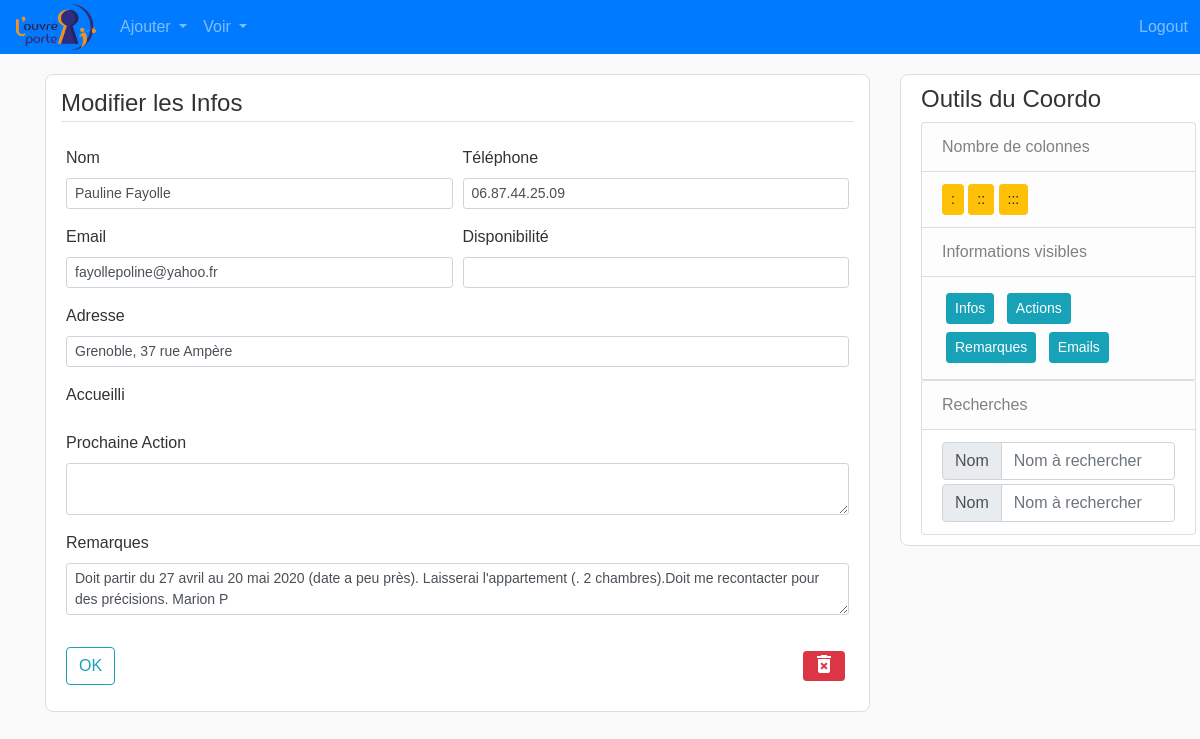
The page /accueillant/8 (signed in) on the database its author committed.
### flask_app/models.py (models this page shows, shortened)
class Accueillant(db.Model):
    __tablename__ = 'accueillants'
    id = db.Column(db.Integer, primary_key=True)
    disponibilite = db.Column(db.String(120), unique=False, nullable=True)
    nom = db.Column(db.String(120), unique=True, nullable=False)
    tel = db.Column(db.String(120), unique=False, nullable=True)
    adresse = db.Column(db.String(120), unique=False, nullable=True)
    email = db.Column(db.String(120), unique=False, nullable=True)
    next_action = db.Column(db.Text, unique=False, nullable=True)
    remarques = db.Column(db.Text, unique=False, nullable=True)
    accueillis = db.relationship("Accueilli",
                                 secondary='accueils',
                                 backref=db.backref('accueillants'))

### flask_app/accueillants/routes.py (the view)
@accueillants.route('/accueillant/<int:acc_id>', methods=['GET', 'POST'])
@login_required
def update_accueillant(acc_id):
    acc = Accueillant.query.get_or_404(acc_id)
    form = AccueillantInfoForm()
    accueillis = Accueilli.query.all()
    if form.validate_on_submit():
        acc.nom = form.nom.data
        acc.tel = form.tel.data
        acc.adresse = form.adresse.data
        acc.email = form.email.data
        acc.next_action = form.next_action.data
        acc.remarques = form.remarques.data
        values = request.form.getlist('check')
        list_acc = [Accueilli.query.get(v) for v in values]
        acc.accueillis = list_acc
        db.session.commit()
        return redirect(url_for('accueillants.liste_accueillants')+f"#{acc.id}")
    elif request.method == 'GET':
        form.nom.data = acc.nom
        form.tel.data = acc.tel
        form.adresse.data = acc.adresse
        form.email.data = acc.email
        form.next_action.data = acc.next_action
        form.remarques.data = acc.remarques
        list_to_check = [a.id for a in acc.accueillis]
    return render_template('accueillant_infos.html',
                           title='create_modif_accueillant',
                           legend='Modifier les Infos',
                           form=form,
                           accueillant=acc,
                           accueillis=accueillis,
                           list_to_check=list_to_check)

### flask_app/accueillants/forms.py
class AccueillantInfoForm(FlaskForm):
    disponibilite = StringField('Disponibilité')
    nom = StringField('Nom', validators=[DataRequired()])
    tel = StringField('Téléphone')
    adresse = StringField('Adresse')
    email = StringField('Email')
    accueillis = SelectMultipleField(u'Accueilli', choices=[])
    next_action = TextAreaField('Prochaine Action')
    remarques = TextAreaField('Remarques')
    submit = SubmitField("OK")

### flask_app/models.py (called while the page is built)
@login_manager.user_loader
def load_coordinateur(coordo_id):
    return Coordinateur.query.get(int(coordo_id))

### flask_app/templates/accueillant_infos.html (shortened to what this page needs)
{% extends "layout_logged_in.html" %}
{% block content %}
<div class="content-section">
    <form method="POST" action="">
        <fieldset class="form-group">
            <div class="en-tete form-row">
                <legend class="border-bottom mb-4"> {{ legend }}</legend>
            </div>
            <div class="form-row">
                <div class="form-group col-md-6">
                    {{ form.nom.label(class="form-control-label") }}
                    {% if form.nom.errors %}
                    {{ form.nom(class="form-control form-control-sm is-invalid") }}
                    <div class="invalid-feedback">
                        {% for error in form.nom.errors %}
                        <span>{{ error }}</span>
                        {% endfor%}
                    </div>
                    {% else %}
                    {{ form.nom(class="form-control form-control-sm") }}
                    {% endif %}
                </div>
                <div class="form-group col-md-6">
                    {{ form.tel.label(class="form-control-label") }}
                    {% if form.tel.errors %}
                    {{ form.tel(class="form-control form-control-sm is-invalid") }}
                    <div class="invalid-feedback">
                        {% for error in form.tel.errors %}
                        <span>{{ error }}</span>
                        {% endfor%}
                    </div>
                    {% else %}
                    {{ form.tel(class="form-control form-control-sm") }}
                    {% endif %}
                </div>
            </div>
            <div class="form-row">
                <div class="form-group col-md-6">
                    {{ form.email.label(class="form-control-label") }}
                    {% if form.email.errors %}
                    {{ form.email(class="form-control form-control-sm is-invalid") }}
                    <div class="invalid-feedback">
                        {% for error in form.email.errors %}
                        <span>{{ error }}</span>
                        {% endfor%}
                    </div>
                    {% else %}
                    {{ form.email(class="form-control form-control-sm") }}
                    {% endif %}
                </div>
                <div class="form-group col-md-6">
                    {{ form.disponibilite.label(class="form-control-label") }}
                    {% if form.disponibilite.errors %}
                    {{ form.disponibilite(class="form-control form-control-sm is-invalid") }}
                    <div class="invalid-feedback">
                        {% for error in form.disponibilite.errors %}
                        <span>{{ error }}</span>
                        {% endfor%}
                    </div>
                    {% else %}
                    {{ form.disponibilite(class="form-control form-control-sm") }}
                    {% endif %}
                </div>
            </div>
            <div class="form-group">
                {{ form.adresse.label(class="form-control-label") }}
                {% if form.adresse.errors %}
                {{ form.adresse(class="form-control form-control-sm is-invalid") }}
                <div class="invalid-feedback">
                    {% for error in form.adresse.errors %}
                    <span>{{ error }}</span>
                    {% endfor%}
                </div>
                {% else %}
                {{ form.adresse(class="form-control form-control-sm") }}
                {% endif %}
            </div>
            <div class="form-group ">
                {{ form.accueillis.label(class="form-control-label") }}
            </div>
            <div class="form-group">
                {{ form.next_action.label(class="form-control-label") }}
                {% if form.next_action.errors %}
                {{ form.next_action(class="form-control form-control-sm is-invalid") }}
                <div class="invalid-feedback">
                    {% for error in form.next_action.errors %}
                    <span>{{ error }}</span>
                    {% endfor%}
                </div>
                {% else %}
                {{ form.next_action(class="form-control form-control-sm") }}
                {% endif %}
            </div>
            <div class="form-group">
                {{ form.remarques.label(class="form-control-label") }}
                {% if form.remarques.errors %}
                {{ form.remarques(class="form-control form-control-sm is-invalid") }}
                <div class="invalid-feedback">
                    {% for error in form.remarques.errors %}
                    <span>{{ error }}</span>
                    {% endfor%}
                </div>
                {% else %}
                {{ form.remarques(class="form-control form-control-sm") }}
                {% endif %}
            </div>
        </fieldset>
        <div class="en-tete form-group">
            {{ form.submit(class="btn btn-outline-info")}}
            {% if accueillant %}
            <button type="button" class="btn btn-danger btn-sm m-1 py-0" style="font-size: 0.5em;" data-toggle="modal"
                data-target="#deleteModal">
                <span class="material-icons red600">delete_forever</span>
            </button>
            {% endif %}
        </div>
    </form>
</div>
{% endblock content %}

### flask_app/static/main.css (style rules this page uses)
body { background: #fafafa; color: #333333; font-family: Verdana, Geneva, sans-serif !important; }
.content-section { background: #ffffff; border-radius: 8px; border: 1px solid #dddddd; padding: 10px 20px; margin-bottom: 20px; margin-top: 20px; }
.en-tete { display: flex; justify-content: space-between; align-items: flex-start; }

### rows shown on the page
Accueillant: nom "Pauline Fayolle", tel "06.87.44.25.09", email "fayollepoline@yahoo.fr", adresse "Grenoble, 37 rue Ampère", remarques "Doit partir du 27 avril au 20 mai 2020 (date a peu près). Laisserai l'appartement (. 2 chambres).Doit me recontacter pour des précisions. Marion P"

### other values the page prints
{{ legend }} "Modifier les Infos"
